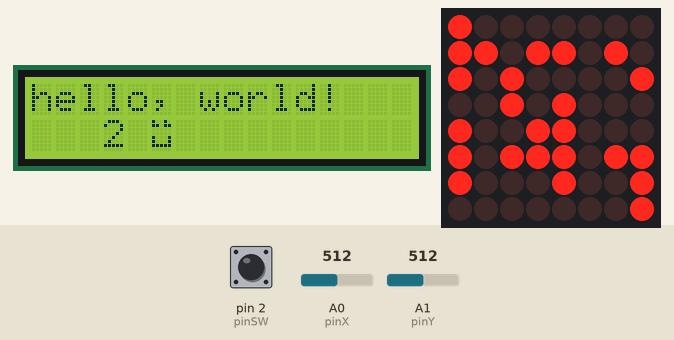
The sketch below on a simulated Arduino Uno, built with avr-gcc and run on an emulated ATmega328P. On the bench: 16×2 character LCD, 8×8 LED matrix. The test bench sets the inputs (shaded band); at power-on: A0 (pinX) = 512, pin 2 (pinSW) HIGH, A1 (pinY) = 512. Random numbers use the default seed unless the sketch sets one.

Above: at 2.2 s.
2.3 s: A0 (pinX) set to 592
3.8 s: A0 (pinX) set to 608
At 4.93 s:
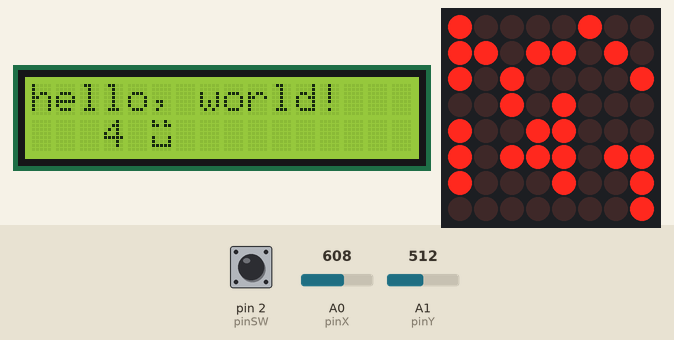
6.3 s: pin 2 (pinSW) pulled LOW for 0.15 s
At 6.77 s:
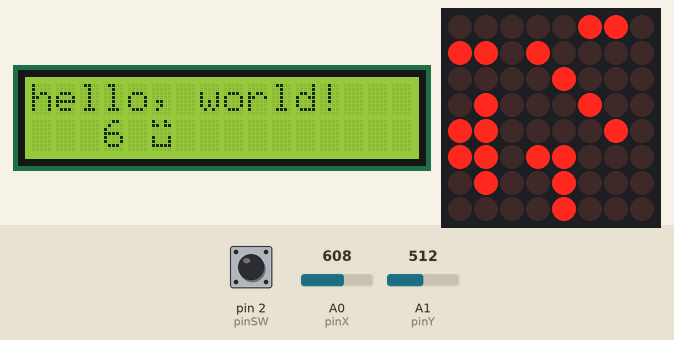
7.0 s: pin 2 (pinSW) pulled LOW for 1 s
At 7.39 s:
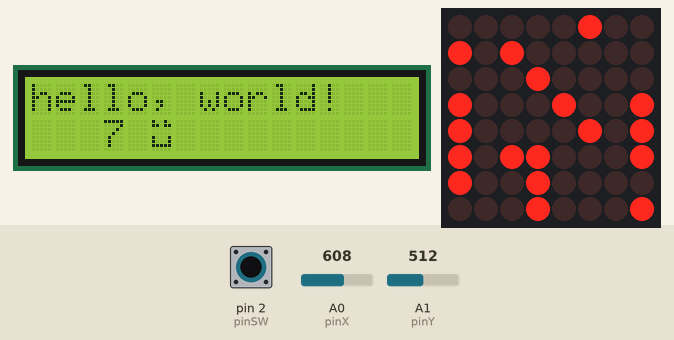
8.6 s: A0 (pinX) set to 0
At 9.24 s:
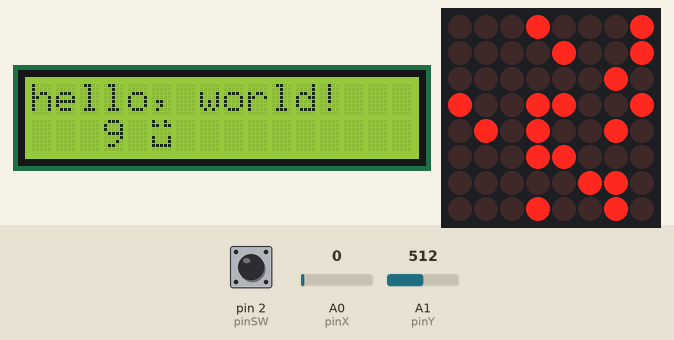
11.2 s: pin 2 (pinSW) pulled LOW for 3.2 s
At 11.66 s:
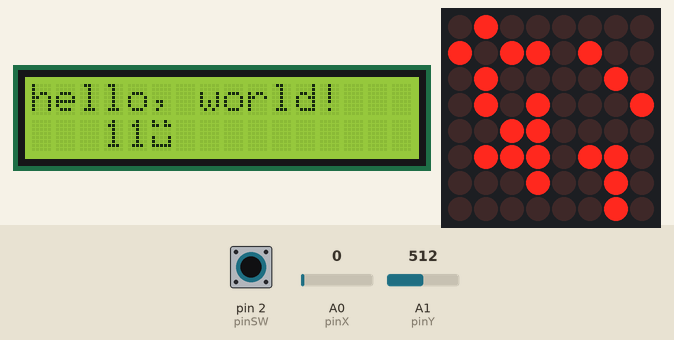

Measured:
- the behaviour switches between 600 and 601 on A0 (pinX) (found by bisection; images 0 and 1)

The sketch:

main.ino
```cpp
#include "map.h"
#include "player.h"
#include "joystick.h"
#include "bullet.h"
#include <LiquidCrystal.h>

const byte rs = 9;
const byte en = 8;
const byte d4 = 7;
const byte d5 = 6;
const byte d6 = 5;
const byte d7 = 4;
LiquidCrystal lcd(rs, en, d4, d5, d6, d7);

byte customChar[8] = {
	0b10010,
	0b11011,
	0b00000,
	0b00000,
	0b10001,
	0b10001,
	0b11111,
	0b00000
};

const int pinContrast = 3;

int gameMap[mapSize][mapSize];

void setup() {
    Serial.begin(9600);

    setupMatrix();
    setupJoystick();

    generateMap(gameMap);
    generatePlayerPosition(gameMap);

    lcd.begin(16, 2);
    // Print a message to the LCD.
    lcd.print("hello, world!");
    pinMode(pinContrast, OUTPUT);
    lcd.createChar(1, customChar);
    lcd.setCursor(5, 1);
    lcd.write((byte)1);

    delay(1000);
}

void loop() {

    if (Serial.available()) {
      int contrast = Serial.parseInt();
      Serial.print("Am citit valoarea ");
      Serial.println(contrast);
      analogWrite(pinContrast, contrast);
    }

    lcd.setCursor(3, 1);
    // print the number of seconds since reset:
    lcd.print(millis() / 1000);

    showMap(gameMap);

    char direction = joystickMove();

    if (direction != 'n')
        movePlayer(gameMap, direction);
        changeMiniMapPosition(getPlayerPosition(), direction);

    if (buttonIsPressed())
        shoot(getPlayerPosition(), getPlayerOrientation());
}
```

bullet.cpp
```cpp
#include "bullet.h"
#include "Arduino.h"

const int blinkDelay = 30;
static unsigned long lastBlink;

const int moveDelay = 150;
unsigned long lastMove;

Position bulletPosition;

char direction = 'n';

void changeBulletPosition(int gameMap[mapSize][mapSize]) {
    gameMap[bulletPosition.line][bulletPosition.column] = 0;
    bulletPosition.line += 1 * (direction == 'd') -1 * (direction == 'u');
    bulletPosition.column += 1 * (direction == 'r') -1 * (direction == 'l');

    if (!isOnMap(bulletPosition)) {
        direction = 'n';
        return;
    }
    if (isWall(bulletPosition)) {
        gameMap[bulletPosition.line][bulletPosition.column] = 0;
        direction = 'n';
    }
}

void showBullet(int gameMap[mapSize][mapSize]) {
    if (direction == 'n')
        return;

    if (millis() - lastBlink > blinkDelay) {
        gameMap[bulletPosition.line][bulletPosition.column] = 1 - gameMap[bulletPosition.line][bulletPosition.column];
        lastBlink = millis();
    }

    if (millis() - lastMove > moveDelay) {
        changeBulletPosition(gameMap);
        lastMove = millis();
    }
}

void shoot(Position playerPosition, char playerOrientation) {
    if (direction == 'n') {
        bulletPosition = playerPosition;
        direction = playerOrientation;
    }
}
```

bullet.h
```cpp
#ifndef BULLET.H
#define BULLET.H
#include "map.h"

void showBullet(int gameMap[mapSize][mapSize]);

void shoot(Position playerPosition, char direction);

#endif
```

joystick.cpp
```cpp
#include "Arduino.h"

const int pinSW = 2;
const int pinX = A0;
const int pinY = A1;

const int maxThreshold = 600;
const int minThreshold = 400;

unsigned long lastTimeRead;
int readDelay = 300;

const int buttonDebounceDelay = 50;

unsigned long lastButtonPressTime = 0;
int buttonState = 0;
int buttonLastValueRead = 0;
bool joyMoved;

int xValue, yValue;
static char direction;

void setupJoystick() {
    pinMode(pinSW, INPUT_PULLUP);
    pinMode(pinX, INPUT);
    pinMode(pinY, INPUT);
}

char joystickMove() {
    xValue = analogRead(pinX);
    yValue = analogRead(pinY);
    direction = 'n';

    if (xValue < minThreshold) {
        direction = 'l';
    }
    if (xValue > maxThreshold) {
        direction = 'r';
    }
    if (yValue < minThreshold ) {
        direction = 'u';
    }
    if (yValue > maxThreshold) {
        direction = 'd';
    }

    if (direction != 'n' && millis() - lastTimeRead > readDelay) {
        joyMoved = false;
        lastTimeRead = millis();
    }

    if (direction == 'n') {
        joyMoved = false;
        return direction;
    }

    if (joyMoved)
        direction = 'n';

    joyMoved = true;

    return direction;
}

bool buttonIsPressed() {
    bool pressed = false;
    int buttonValueRead = !digitalRead(pinSW);
    if (buttonValueRead != buttonLastValueRead) {
        lastButtonPressTime = millis();
    }
    if (millis() - lastButtonPressTime > buttonDebounceDelay) {
        if (buttonState != buttonValueRead) {
            buttonState = buttonValueRead;
            if (buttonState == HIGH) {
                pressed = true;
            }
        }
    }
    buttonLastValueRead = buttonValueRead;
    return pressed;
}
```

joystick.h
```cpp
#ifndef JOYSTICK.H
#define JOYSTICK.H

void setupJoystick();

char joystickMove();

bool buttonIsPressed();

#endif
```

map.cpp
```cpp
#include "LedControl.h" // need the library
#include "map.h"
#include "player.h"
#include "bullet.h"

const int dinPin = 12;
const int clockPin = 11;
const int loadPin = 10;
LedControl lc = LedControl(dinPin, clockPin, loadPin, 1);
const int matrixBrightness = 1;
const int wallProbability = 30;
Position miniMapPosition;

void setupMatrix() {
    lc.shutdown(0, false);
    lc.setIntensity(0, matrixBrightness);
    lc.clearDisplay(0);
}

void generateMap(int gameMap[mapSize][mapSize]) {
    int randomNumber;
    for (int i = 0; i < mapSize; i++)
        for (int j = 0; j < mapSize; j++) {
            randomNumber = random(100);
            gameMap[i][j] = int(randomNumber < wallProbability);
        }
}

void showMap(int gameMap[mapSize][mapSize]) {
    for (int i = 0; i < matrixSize; i++) {
        for (int j = 0; j < matrixSize; j++) {
            lc.setLed(0, i, j, gameMap[miniMapPosition.line + i][miniMapPosition.column + j]);
        }
    }
    showPlayer(gameMap);
    showBullet(gameMap);
}

bool isOnMap(Position position) {
    return position.line >= 0 && position.line < mapSize && position.column >= 0 && position.column < mapSize;
}

bool isWall(Position position) {
    return gameMap[position.line][position.column];
}

void changeMiniMapPosition(Position playerPosition, char direction) {
    bool canMoveLeft = (direction == 'l' && miniMapPosition.column && playerPosition.column - miniMapPosition.column < 2);
    bool canMoveUp = (direction == 'u' && miniMapPosition.line && playerPosition.line - miniMapPosition.line < 2);
    bool canMoveRight = (direction == 'r' && miniMapPosition.column + matrixSize != mapSize && miniMapPosition.column + matrixSize - playerPosition.column < 3);
    bool canMoveDown = (direction == 'd' && miniMapPosition.line + matrixSize != mapSize && miniMapPosition.line + matrixSize - playerPosition.line < 3);


    if (canMoveLeft) {
        miniMapPosition.column--;
        return;
    }
    if (canMoveUp) {
        miniMapPosition.line--;
        return;
    }
    if (canMoveRight) {
        miniMapPosition.column++;
        return;
    }
    if (canMoveDown) {
        miniMapPosition.line++;
        return;
    }
}
```

map.h
```cpp
#ifndef MAP.H
#define MAP.H

struct Position {
    int line;
    int column;
};

const int matrixSize = 8;
const int mapSize = 16;

extern int gameMap[mapSize][mapSize];

void setupMatrix();

void generateMap(int gameMap[mapSize][mapSize]);

void showMap(int gameMap[mapSize][mapSize]);

bool isOnMap(Position);

bool isWall(Position);

void changeMiniMapPosition(Position playerPosition, char direction);

#endif
```

player.cpp
```cpp
#include "Arduino.h"
#include "map.h"
#include "bullet.h"
#include "player.h"

Position playerPosition;

const int blinkDelay = 200;
static unsigned long lastBlink;

char playerOrientation = 'u';

void generatePlayerPosition(int gameMap[][mapSize]) {
    for (int i = 0; i < mapSize; i++)
        for (int j = 0; j < mapSize; j++)
            if (!gameMap[i][j]) {
                playerPosition = (Position){i, j};
                return;
            }
}

void showPlayer(int gameMap[][mapSize]) {
    if (millis() - lastBlink > blinkDelay) {
        gameMap[playerPosition.line][playerPosition.column] = 1 - gameMap[playerPosition.line][playerPosition.column];
        lastBlink = millis();
    }
}


void movePlayer(int gameMap[][mapSize], char direction) {
    Position nextPlayerPosition = playerPosition;

    nextPlayerPosition.line += 1 * (direction == 'd') -1 * (direction == 'u');
    nextPlayerPosition.column += 1 * (direction == 'r') -1 * (direction == 'l');

    if (isOnMap(nextPlayerPosition) && !isWall(nextPlayerPosition)) {
        gameMap[playerPosition.line][playerPosition.column] = 0;
        playerPosition = nextPlayerPosition;
    }
    playerOrientation = direction;
}

Position getPlayerPosition() {
    return playerPosition;
}

char getPlayerOrientation() {
    return playerOrientation;
}
```

player.h
```cpp
#ifndef PLAYER.H
#define PLAYER.H
#include "map.h"

void generatePlayerPosition(int gameMap[mapSize][mapSize]);

void showPlayer(int gameMap[mapSize][mapSize]);

void movePlayer(int gameMap[mapSize][mapSize], char direction);

Position getPlayerPosition();

char getPlayerOrientation();

#endif
```
